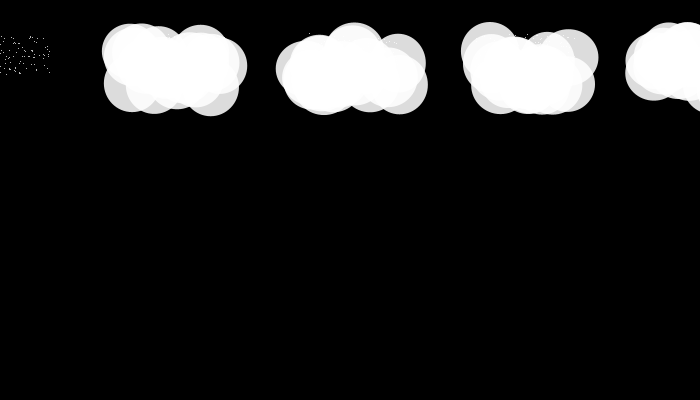
Frame 1 (no input)
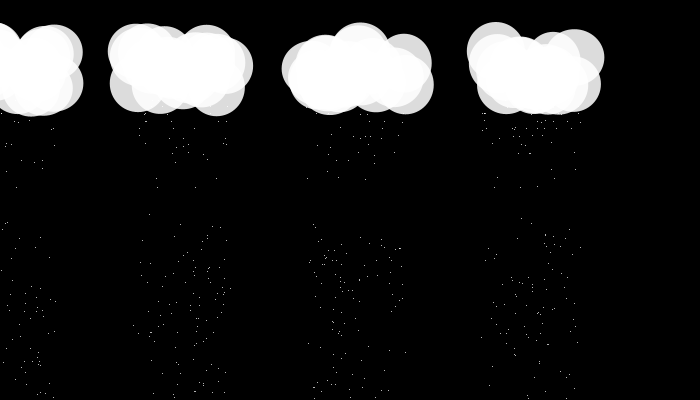
Frame 60 (the mouse pressed at the canvas centre just before this capture)
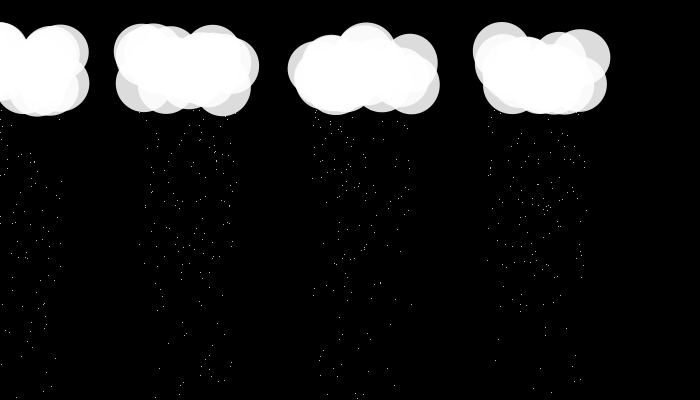
Frame 120 (the mouse held since frame 60 and released just before this capture)

The Processing sketch that drew these frames (run headless with seeded random() and noise(); from frame 60 on, the mouse is pressed at the canvas centre):

// Processing sketch: processing_41707
// ── processing_41707.pde


Cloud clouds[] = new Cloud[4];
Rain drops[] = new Rain[4];

void setup() {
  size(700,400);

  smooth();

  int i = 0;

  while(i < 4) {

    clouds[i] = new Cloud((i+1)*(width/4), 70, 0.1, 60, 45);
    drops[i] = new Rain((i+1)*(width/4),50,0.1,0);

    i++;
  }

  stroke(255);
}



void draw() {

  int i = 0;

  background(0);

  while(i < 4) {
    if(mouseY > clouds[i].yPos-50 && mouseY < clouds[i].yPos+50) {
      float d = dist(mouseX,0,clouds[i].xPos,0);
      float t = map(d,0,300,125,255);

      color c = color(t);
      clouds[i].drawCloud(c);
    }
    else {
      clouds[i].drawCloud(255);
    }
    clouds[i].fly();
    
    drops[i].Move();
    drops[i].drawRainDrops();

    i++;
  }
}  

class Cloud {

  float xStore[] = new float[20];
  float yStore[] = new float[20];
  float s1Store[] = new float[20];
  float s2Store[] = new float[20];

  float xPos;
  float yPos;
  float wind;
  float size1;
  float size2;

  Cloud(float x, float y, float w, float s1, float s2) {

    xPos = x;
    yPos = y;
    wind = w;
    size1 = s1;
    size2 = s2;

    int i = 0;

    while(i < 20) {

      xStore[i] = random(-50,50);
      yStore[i] = random(-20,20);
      s1Store[i] = random(55,60);
      s2Store[i] = random(55,60);

      i++;
    }
  }

  void fly() {

    xPos = xPos+wind;

    if (xPos > width) {
      xPos = 0;
    }
  }

  void drawCloud(color col) {

    int i = 0;

    fill(col, 220);
    noStroke();

    while(i < 20) {

      ellipse(xPos+xStore[i], yPos+yStore[i], s1Store[i], s2Store[i]); 

      i++;
    }
  }
} 

class Rain {

  float xStore[] = new float[160];
  float yStore[] = new float[160];
  float speed[] = new float[160];

  float dropX;
  float dropY;
  float windRain;
  float gravity;

  Rain(float x, float y, float r, float g) {

    dropX = x;
    dropY = y;
    windRain = r;
    gravity = g;
    

    int i = 0;

    while(i < 160) {

      xStore[i] = random(-50,50);
      yStore[i] = random(-20,20);
      speed[i] = random(3,8);

      i++;
    }
    
   
  }
  

    void Move() {

      int i = 0;
      
      while(i < 160) {
       
        yStore[i] += speed[i];
      
      if ( yStore[i] > height) {
         yStore[i] = 50;
      }
        i++;
      }
      
       dropX = dropX+windRain;

    if (dropX > width) {
      dropX = 0;
    }
    }

    void drawRainDrops() {

      int i = 0;    
      stroke(255);
    
      while(i < 160) {
       
        point(dropX+xStore[i],dropY+yStore[i]);

        i++;
      }
    }
  }
